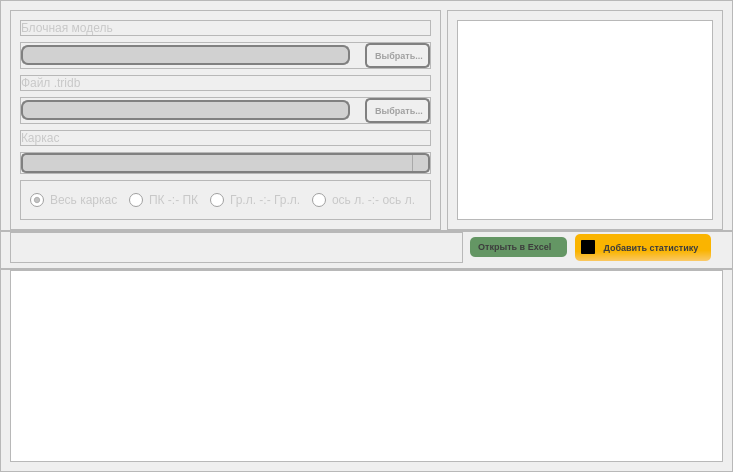
         <widget class="QWidget" name="reportBM_page">
          <layout class="QVBoxLayout" name="verticalLayout_41">
           <property name="spacing">
            <number>0</number>
           </property>
           <property name="leftMargin">
            <number>0</number>
           </property>
           <property name="topMargin">
            <number>0</number>
           </property>
           <property name="rightMargin">
            <number>0</number>
           </property>
           <property name="bottomMargin">
            <number>0</number>
           </property>
           <item>
            <widget class="QFrame" name="frame_12">
             <property name="sizePolicy">
              <sizepolicy hsizetype="Preferred" vsizetype="Preferred">
               <horstretch>0</horstretch>
               <verstretch>0</verstretch>
              </sizepolicy>
             </property>
             <property name="frameShape">
              <enum>QFrame::StyledPanel</enum>
             </property>
             <property name="frameShadow">
              <enum>QFrame::Raised</enum>
             </property>
             <layout class="QHBoxLayout" name="horizontalLayout_12">
              <property name="bottomMargin">
               <number>0</number>
              </property>
              <item>
               <widget class="QFrame" name="frame_13">
                <property name="sizePolicy">
                 <sizepolicy hsizetype="Preferred" vsizetype="Preferred">
                  <horstretch>0</horstretch>
                  <verstretch>0</verstretch>
                 </sizepolicy>
                </property>
                <property name="frameShape">
                 <enum>QFrame::StyledPanel</enum>
                </property>
                <property name="frameShadow">
                 <enum>QFrame::Raised</enum>
                </property>
                <layout class="QVBoxLayout" name="verticalLayout_23">
                 <item>
                  <widget class="QFrame" name="frame_14">
                   <property name="frameShape">
                    <enum>QFrame::StyledPanel</enum>
                   </property>
                   <property name="frameShadow">
                    <enum>QFrame::Raised</enum>
                   </property>
                   <layout class="QVBoxLayout" name="verticalLayout_24">
                    <property name="spacing">
                     <number>0</number>
                    </property>
                    <property name="leftMargin">
                     <number>0</number>
                    </property>
                    <property name="topMargin">
                     <number>0</number>
                    </property>
                    <property name="rightMargin">
                     <number>0</number>
                    </property>
                    <property name="bottomMargin">
                     <number>0</number>
                    </property>
                    <item>
                     <widget class="QLabel" name="label_3">
                      <property name="font">
                       <font>
                        <family>Arial</family>
                       </font>
                      </property>
                      <property name="styleSheet">
                       <string notr="true">color: rgb(200, 200, 200);</string>
                      </property>
                      <property name="text">
                       <string>Блочная модель</string>
                      </property>
                     </widget>
                    </item>
                   </layout>
                  </widget>
                 </item>
                 <item>
                  <widget class="QFrame" name="frame_18">
                   <property name="frameShape">
                    <enum>QFrame::StyledPanel</enum>
                   </property>
                   <property name="frameShadow">
                    <enum>QFrame::Raised</enum>
                   </property>
                   <layout class="QHBoxLayout" name="horizontalLayout_15">
                    <property name="spacing">
                     <number>15</number>
                    </property>
                    <property name="leftMargin">
                     <number>0</number>
                    </property>
                    <property name="topMargin">
                     <number>0</number>
                    </property>
                    <property name="rightMargin">
                     <number>0</number>
                    </property>
                    <property name="bottomMargin">
                     <number>0</number>
                    </property>
                    <item>
                     <widget class="QLineEdit" name="bm_line">
                      <property name="enabled">
                       <bool>false</bool>
                      </property>
                      <property name="styleSheet">
                       <string notr="true">QLineEdit {
    border: 2px solid gray;
    border-radius: 7px;
	background-color: rgb(209, 209, 209);
    selection-background-color: darkgray;
}</string>
                      </property>
                     </widget>
                    </item>
                    <item>
                     <widget class="QPushButton" name="bm_btn">
                      <property name="font">
                       <font>
                        <family>Arial</family>
                        <pointsize>7</pointsize>
                        <weight>75</weight>
                        <bold>true</bold>
                       </font>
                      </property>
                      <property name="styleSheet">
                       <string notr="true">QPushButton {
padding: 5px 5px 5px 8px;
color: rgb(160,160,160);
border-width: 5px;
border: 2px solid gray;
border-radius: 5px;
}
QPushButton::hover {
background-color: rgba(160,200,165, 50);
color: rgb(200,200,200);
border: 2px solid rgb(165, 255, 165);
}
QPushButton::pressed {
background-color: rgba(130,165,130, 50);
color: rgb(120,120,120);
border: 2px solid rgb(130, 200, 130);
}</string>
                      </property>
                      <property name="text">
                       <string>Выбрать...</string>
                      </property>
                     </widget>
                    </item>
                   </layout>
                  </widget>
                 </item>
                 <item>
                  <widget class="QFrame" name="frame_19">
                   <property name="frameShape">
                    <enum>QFrame::StyledPanel</enum>
                   </property>
                   <property name="frameShadow">
                    <enum>QFrame::Raised</enum>
                   </property>
                   <layout class="QVBoxLayout" name="verticalLayout_28">
                    <property name="spacing">
                     <number>0</number>
                    </property>
                    <property name="leftMargin">
                     <number>0</number>
                    </property>
                    <property name="topMargin">
                     <number>0</number>
                    </property>
                    <property name="rightMargin">
                     <number>0</number>
                    </property>
                    <property name="bottomMargin">
                     <number>0</number>
                    </property>
                    <item>
                     <widget class="QLabel" name="label_4">
                      <property name="font">
                       <font>
                        <family>Arial</family>
                       </font>
                      </property>
                      <property name="styleSheet">
                       <string notr="true">color: rgb(200, 200, 200);</string>
                      </property>
                      <property name="text">
                       <string>Файл .tridb</string>
                      </property>
                     </widget>
                    </item>
                   </layout>
                  </widget>
                 </item>
                 <item>
                  <widget class="QFrame" name="frame_26">
                   <property name="frameShape">
                    <enum>QFrame::StyledPanel</enum>
                   </property>
                   <property name="frameShadow">
                    <enum>QFrame::Raised</enum>
                   </property>
                   <layout class="QHBoxLayout" name="horizontalLayout_16">
                    <property name="spacing">
                     <number>15</number>
                    </property>
                    <property name="leftMargin">
                     <number>0</number>
                    </property>
                    <property name="topMargin">
                     <number>0</number>
                    </property>
                    <property name="rightMargin">
                     <number>0</number>
                    </property>
                    <property name="bottomMargin">
                     <number>0</number>
                    </property>
                    <item>
                     <widget class="QLineEdit" name="tridb_line">
                      <property name="enabled">
                       <bool>false</bool>
                      </property>
                      <property name="font">
                       <font>
                        <family>Arial</family>
                       </font>
                      </property>
                      <property name="styleSheet">
                       <string notr="true">QLineEdit {
    border: 2px solid gray;
    border-radius: 7px;
	background-color: rgb(209, 209, 209);
    selection-background-color: darkgray;
}</string>
                      </property>
                     </widget>
                    </item>
                    <item>
                     <widget class="QPushButton" name="tridb_btn">
                      <property name="enabled">
                       <bool>true</bool>
                      </property>
                      <property name="font">
                       <font>
                        <family>Arial</family>
                        <pointsize>7</pointsize>
                        <weight>75</weight>
                        <bold>true</bold>
                       </font>
                      </property>
                      <property name="styleSheet">
                       <string notr="true">QPushButton {
padding: 5px 5px 5px 8px;
color: rgb(160,160,160);
border-width: 5px;
border: 2px solid gray;
border-radius: 5px;
}
QPushButton::hover {
background-color: rgba(160,200,165, 50);
color: rgb(200,200,200);
border: 2px solid rgb(165, 255, 165);
}
QPushButton::pressed {
background-color: rgba(130,165,130, 50);
color: rgb(120,120,120);
border: 2px solid rgb(130, 200, 130);
}</string>
                      </property>
                      <property name="text">
                       <string>Выбрать...</string>
                      </property>
                     </widget>
                    </item>
                   </layout>
                  </widget>
                 </item>
                 <item>
                  <widget class="QFrame" name="frame_27">
                   <property name="frameShape">
                    <enum>QFrame::StyledPanel</enum>
                   </property>
                   <property name="frameShadow">
                    <enum>QFrame::Raised</enum>
                   </property>
                   <layout class="QVBoxLayout" name="verticalLayout_37">
                    <property name="spacing">
                     <number>0</number>
                    </property>
                    <property name="leftMargin">
                     <number>0</number>
                    </property>
                    <property name="topMargin">
                     <number>0</number>
                    </property>
                    <property name="rightMargin">
                     <number>0</number>
                    </property>
                    <property name="bottomMargin">
                     <number>0</number>
                    </property>
                    <item>
                     <widget class="QLabel" name="label_5">
                      <property name="font">
                       <font>
                        <family>Arial</family>
                       </font>
                      </property>
                      <property name="styleSheet">
                       <string notr="true">color: rgb(200, 200, 200);</string>
                      </property>
                      <property name="text">
                       <string>Каркас</string>
                      </property>
                     </widget>
                    </item>
                   </layout>
                  </widget>
                 </item>
                 <item>
                  <widget class="QFrame" name="frame_28">
                   <property name="styleSheet">
                    <string notr="true"/>
                   </property>
                   <property name="frameShape">
                    <enum>QFrame::StyledPanel</enum>
                   </property>
                   <property name="frameShadow">
                    <enum>QFrame::Raised</enum>
                   </property>
                   <layout class="QVBoxLayout" name="verticalLayout_38">
                    <property name="spacing">
                     <number>0</number>
                    </property>
                    <property name="leftMargin">
                     <number>0</number>
                    </property>
                    <property name="topMargin">
                     <number>0</number>
                    </property>
                    <property name="rightMargin">
                     <number>0</number>
                    </property>
                    <property name="bottomMargin">
                     <number>0</number>
                    </property>
                    <item>
                     <widget class="QComboBox" name="comboBox">
                      <property name="enabled">
                       <bool>true</bool>
                      </property>
                      <property name="font">
                       <font>
                        <family>Arial</family>
                       </font>
                      </property>
                      <property name="styleSheet">
                       <string notr="true">QComboBox {
    border-radius: 5px;
	border: 2px solid gray;
}

QComboBox::hover {
    border-radius: 5px;
	border: 2px solid rgba(165, 255, 165,100);
}


QComboBox:!editable, QComboBox::drop-down:editable {
	background-color: rgb(209, 209, 209);
}

QComboBox::drop-down:hover {
	background-color: rgb(180, 180, 180);
}


QComboBox QAbstractItemView {
color:  rgb(210, 210, 210);
background-color: rgba(255, 255, 255, 10);
selection-background-color: rgba(255, 255, 255, 10);
selection-color: rgb(250, 250, 250);
}


QComboBox::drop-down {
    subcontrol-origin: padding;
    subcontrol-position: top right;
    width: 15px;
    border-left-width: 1px;
    border-left-color: darkgray;
    border-left-style: solid; /* just a single line */
    border-top-right-radius: 3px; /* same radius as the QComboBox */
    border-bottom-right-radius: 3px;
}

QComboBox::down-arrow {
image: url(:/arrows/icons/arrow_down.png);
 width: 10;
}

QComboBox::down-arrow:on { /* shift the arrow when popup is open */
    top: 1px;
    left: 1px;
}</string>
                      </property>
                     </widget>
                    </item>
                   </layout>
                  </widget>
                 </item>
                 <item>
                  <widget class="QFrame" name="frame_32">
                   <property name="sizePolicy">
                    <sizepolicy hsizetype="Preferred" vsizetype="Maximum">
                     <horstretch>0</horstretch>
                     <verstretch>0</verstretch>
                    </sizepolicy>
                   </property>
                   <property name="frameShape">
                    <enum>QFrame::StyledPanel</enum>
                   </property>
                   <property name="frameShadow">
                    <enum>QFrame::Raised</enum>
                   </property>
                   <layout class="QHBoxLayout" name="horizontalLayout_18">
                    <item>
                     <widget class="QRadioButton" name="radioButton_default">
                      <property name="font">
                       <font>
                        <family>Arial</family>
                       </font>
                      </property>
                      <property name="styleSheet">
                       <string notr="true">color: rgb(200, 200, 200);</string>
                      </property>
                      <property name="text">
                       <string>Весь каркас</string>
                      </property>
                      <property name="checked">
                       <bool>true</bool>
                      </property>
                     </widget>
                    </item>
                    <item>
                     <widget class="QRadioButton" name="radioButton_pk">
                      <property name="font">
                       <font>
                        <family>Arial</family>
                       </font>
                      </property>
                      <property name="styleSheet">
                       <string notr="true">color: rgb(200, 200, 200);</string>
                      </property>
                      <property name="text">
                       <string>ПК -:- ПК</string>
                      </property>
                     </widget>
                    </item>
                    <item>
                     <widget class="QRadioButton" name="radioButton_grl">
                      <property name="font">
                       <font>
                        <family>Arial</family>
                       </font>
                      </property>
                      <property name="styleSheet">
                       <string notr="true">color: rgb(200, 200, 200);</string>
                      </property>
                      <property name="text">
                       <string>Гр.л. -:- Гр.л.</string>
                      </property>
                     </widget>
                    </item>
                    <item>
                     <widget class="QRadioButton" name="radioButton_ol">
                      <property name="font">
                       <font>
                        <family>Arial</family>
                       </font>
                      </property>
                      <property name="styleSheet">
                       <string notr="true">color: rgb(200, 200, 200);</string>
                      </property>
                      <property name="text">
                       <string>ось л. -:- ось л.</string>
                      </property>
                     </widget>
                    </item>
                   </layout>
                  </widget>
                 </item>
                </layout>
               </widget>
              </item>
              <item>
               <widget class="QFrame" name="frame_29">
                <property name="frameShape">
                 <enum>QFrame::StyledPanel</enum>
                </property>
                <property name="frameShadow">
                 <enum>QFrame::Raised</enum>
                </property>
                <layout class="QVBoxLayout" name="verticalLayout_39">
                 <item>
                  <widget class="QListWidget" name="report_container_listview">
                   <property name="font">
                    <font>
                     <family>Arial</family>
                    </font>
                   </property>
                  </widget>
                 </item>
                </layout>
               </widget>
              </item>
             </layout>
            </widget>
           </item>
           <item>
            <widget class="QFrame" name="frame">
             <property name="frameShape">
              <enum>QFrame::StyledPanel</enum>
             </property>
             <property name="frameShadow">
              <enum>QFrame::Raised</enum>
             </property>
             <layout class="QHBoxLayout" name="horizontalLayout_17">
              <property name="topMargin">
               <number>0</number>
              </property>
              <property name="rightMargin">
               <number>20</number>
              </property>
              <property name="bottomMargin">
               <number>5</number>
              </property>
              <item>
               <widget class="QFrame" name="frame_31">
                <property name="sizePolicy">
                 <sizepolicy hsizetype="Minimum" vsizetype="Preferred">
                  <horstretch>0</horstretch>
                  <verstretch>0</verstretch>
                 </sizepolicy>
                </property>
                <property name="frameShape">
                 <enum>QFrame::StyledPanel</enum>
                </property>
                <property name="frameShadow">
                 <enum>QFrame::Raised</enum>
                </property>
               </widget>
              </item>
              <item>
               <widget class="QPushButton" name="btn_excel">
                <property name="enabled">
                 <bool>false</bool>
                </property>
                <property name="sizePolicy">
                 <sizepolicy hsizetype="Maximum" vsizetype="Fixed">
                  <horstretch>0</horstretch>
                  <verstretch>0</verstretch>
                 </sizepolicy>
                </property>
                <property name="font">
                 <font>
                  <family>Arial</family>
                  <pointsize>7</pointsize>
                  <weight>75</weight>
                  <bold>true</bold>
                 </font>
                </property>
                <property name="styleSheet">
                 <string notr="true">QPushButton {
	background-color: rgb(100,150,100);
	color: rgb(60,60,60);
	border-radius: 5px;
	padding: 4px 8px 5px 3px;
	margin: 2px 1px 2px 1px;
}
QPushButton::hover {
	background-color: rgb(80,130,80);
	color: rgb(40,40,40);
}
QPushButton::pressed {
	background-color: rgb(100,150,100);
	color: rgb(60,60,60);
}</string>
                </property>
                <property name="text">
                 <string>  Открыть в Excel   </string>
                </property>
                <property name="icon">
                 <iconset resource="../icons_ui.qrc">
                  <normaloff>:/table/icons/excel.png</normaloff>:/table/icons/excel.png</iconset>
                </property>
               </widget>
              </item>
              <item>
               <widget class="QCheckBox" name="checkBox_stats">
                <property name="sizePolicy">
                 <sizepolicy hsizetype="Maximum" vsizetype="Fixed">
                  <horstretch>0</horstretch>
                  <verstretch>0</verstretch>
                 </sizepolicy>
                </property>
                <property name="font">
                 <font>
                  <family>Arial</family>
                  <pointsize>7</pointsize>
                  <weight>75</weight>
                  <bold>true</bold>
                 </font>
                </property>
                <property name="styleSheet">
                 <string notr="true">QCheckBox {
	
	
	background-color: qlineargradient(spread:pad, x1:0.483636, y1:0.625, x2:0.5, y2:1, stop:0 rgb(250, 180, 0), stop:1 rgb(250, 200, 100));
	color: rgb(60,60,60);
	border-radius: 5px;
	padding: 6px 6px 7px 6px;
	margin: 2px 1px 2px 1px;
}
QCheckBox::hover {
	background-color: rgb(250,200,0);
	color: rgb(40,40,40);
}
QCheckBox::pressed {
	background-color: rgb(250,200,0);
	color: rgb(60,60,60);

}</string>
                </property>
                <property name="text">
                 <string> Добавить статистику  </string>
                </property>
               </widget>
              </item>
             </layout>
            </widget>
           </item>
           <item>
            <widget class="QFrame" name="frame_30">
             <property name="sizePolicy">
              <sizepolicy hsizetype="Preferred" vsizetype="Preferred">
               <horstretch>0</horstretch>
               <verstretch>0</verstretch>
              </sizepolicy>
             </property>
             <property name="frameShape">
              <enum>QFrame::StyledPanel</enum>
             </property>
             <property name="frameShadow">
              <enum>QFrame::Raised</enum>
             </property>
             <layout class="QVBoxLayout" name="verticalLayout_40">
              <property name="topMargin">
               <number>0</number>
              </property>
              <item>
               <widget class="QTableView" name="report_container_tableview">
                <property name="font">
                 <font>
                  <family>Arial</family>
                  <pointsize>7</pointsize>
                 </font>
                </property>
               </widget>
              </item>
             </layout>
            </widget>
           </item>
          </layout>
         </widget>
